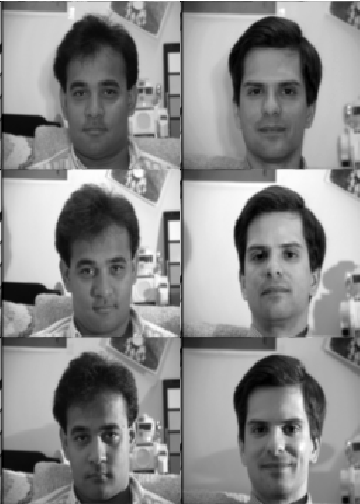
#> input picture test.png, 360 x 504 px
$ python main.py
#> lines starting #> are read from the running program, lines starting #| are printed output that depends on the picture; after the words box and inside, x2 and y2 are one past the last pixel; in counts of white or black regions, pixels touching at a corner belong together
import cv2

face_cascade = cv2.CascadeClassifier('haarcascade_frontalface_default.xml')

img = cv2.imread('test.png')
#> img is the input picture: shape (504, 360, 3); min 0, max 255, mean 137.2

gray = cv2.cvtColor(img, cv2.COLOR_BGR2GRAY)

faces = face_cascade.detectMultiScale(gray,1.1, 4)
#> faces = [[50, 58, 89, 89], [224, 55, 96, 96], [227, 218, 95, 95], [58, 235, 89, 89], [228, 393, 95, 95], [49, 401, 94, 94]]

for(x, y, w, h) in faces:
    cv2.rectangle(img, (x, y), (x+w, y+h), (255, 0, 0), 2)

    cv2.imshow('img', img)
    cv2.waitKey()
#> this loop made 6 passes
#> pass 1, `cv2.imshow('img', img)`:
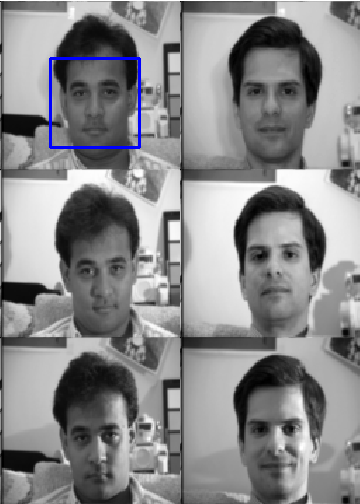
#> window 'img': shape (504, 360, 3); mean B, G, R 138, 136.5, 136.5
#> pass 2, `cv2.imshow('img', img)`:
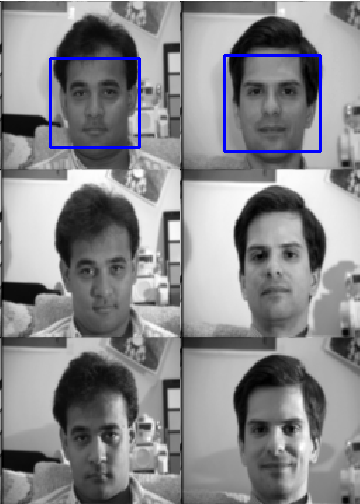
#> window 'img': shape (504, 360, 3); mean B, G, R 138.8, 135.7, 135.7
#> after the loop:
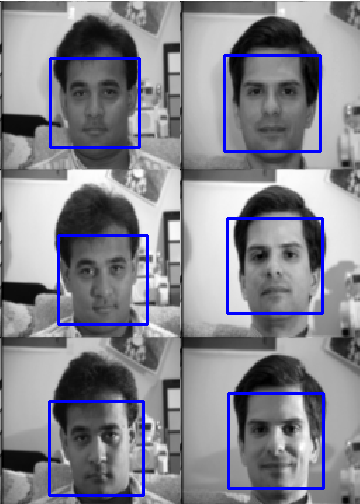
#> img: shape (504, 360, 3); 3.68% of pixels changed, all inside (x1, y1, x2, y2) = (48, 54, 325, 497)
